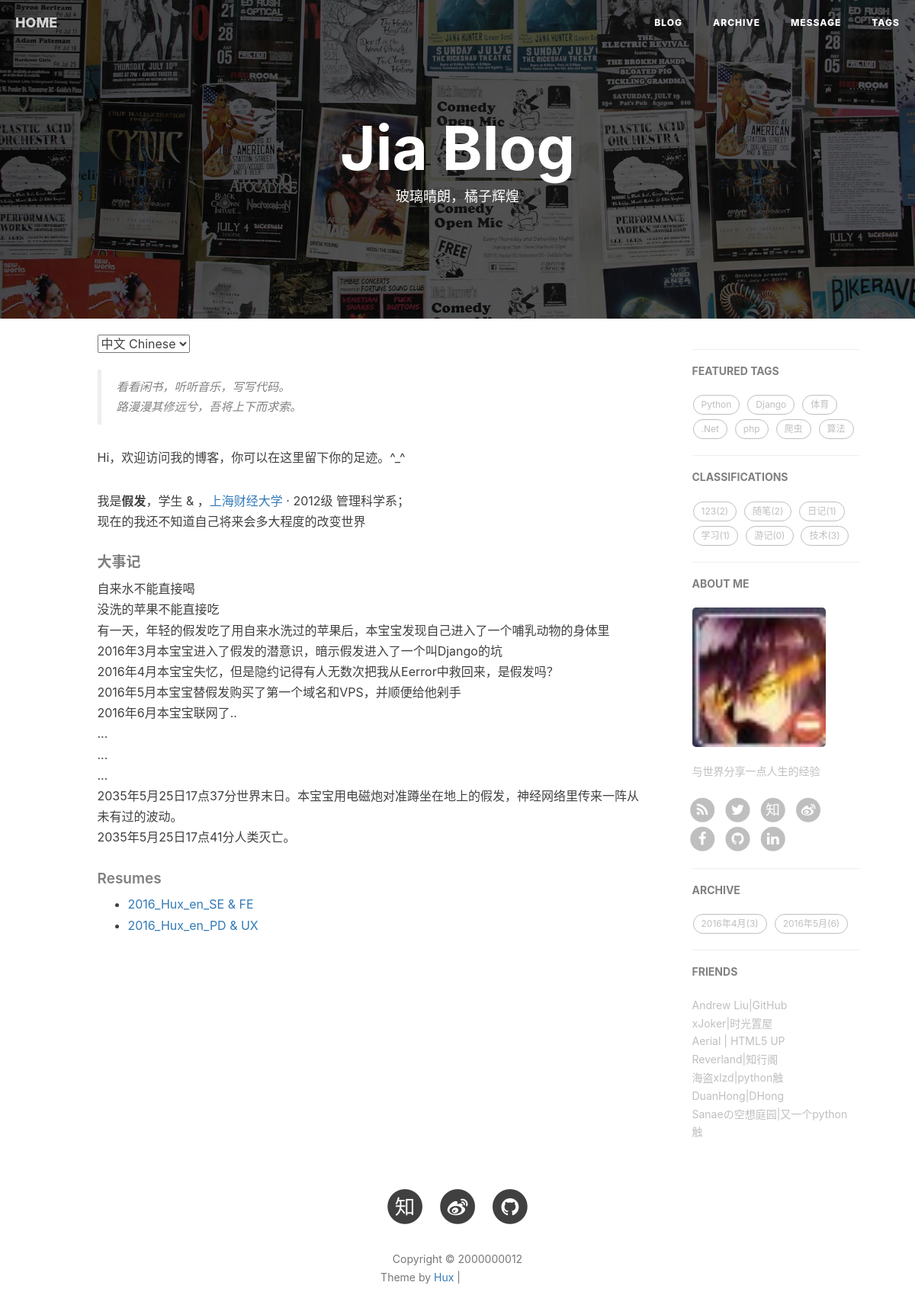
Screenshot of /message/ with the database file from the repository.
### article/models.py (models this page shows, shortened)
class Tag(models.Model):
      name = models.CharField(max_length=20,blank=True)
      objects = models.Manager()#默认的管理器
      tag_list = TagManager()#自定义的管理器
      def __unicode__(self):
          return self.name

class Classification(models.Model):
      name = models.CharField(max_length=25)
      objects = models.Manager()#默认的管理器
      class_list = ClassManager()#自定义的管理器
      def __unicode__(self):
          return self.name

### article/views.py (the view)
# urls.py: url(r'^message/$','article.views.message',name="message"),#留言
def message(request):
    classification = Classification.class_list.get_Class_list()
    tagCloud = json.dumps(Tag.tag_list.get_Tag_list(),ensure_ascii=False)#标签,以及对应的文章数目
    date_list = Article.date_list.get_Article_onDate()
    taglist=Tag.tag_list.get_Tag_list()
    return render_to_response('note/message_new.html',
            locals(),
            context_instance=RequestContext(request))

### article/models.py (called while the page is built)
      def get_Tag_list(self): #返回文章标签列表, 每个标签以及对应的文章数目
       	  tags = Tag.objects.all()#所有标签
          tag_list = []
          for i  in range(len(tags)):
              tag_list.append([])
          for i  in range(len(tags)):
              temp = Tag.objects.get(name = tags[i]) #当前标签
              posts = temp.article_set.all() #当前标签下的文章
              tag_list[i].append(tags[i].name)#如果这里加了.name.encode，错误信息会不同哟
              tag_list[i].append(len(posts))
          return tag_list

      def get_Class_list(self):#返回文章分类列表, 每个分类以及对应的文章数目
          classf = Classification.objects.all() #获取所有的分类
          class_list = []
          for i  in range(len(classf)):
              class_list.append([])
          for i  in range(len(classf)):
              temp = Classification.objects.get(name = classf[i]) #获取当前分类
              posts = temp.article_set.all() #获取当前分类下的所有文章
              class_list[i].append(classf[i])
              class_list[i].append(len(posts))
          return class_list

      def get_Article_onDate(self):  #实现文章的按月归档, 返回 月份以及对应的文章数  如: [[2015.5,5],[2015.4,5]] ,
          post_date = Article.objects.dates('publish_time','month')
          date_list=[]
          for i in range(len(post_date)):
              date_list.append([])
          for i in range(len(post_date)):
              curyear = post_date[i].year
              curmonth = post_date[i].month
              tempArticle = Article.objects.filter(publish_time__year=curyear).filter(publish_time__month=curmonth)
              tempNum = len(tempArticle)
              date_list[i].append(post_date[i])
              date_list[i].append(tempNum)
          return date_list

### article/templates/note/message_new.html (shortened to what this page needs)
{% extends "base_new.html" %}
{% block content %}
<header class="intro-header" style="background-image: url('/static/img/home-bg.jpg')">
    <div class="container">
        <div class="row">
            <div class="col-lg-8 col-lg-offset-2 col-md-10 col-md-offset-1 ">
                <div class="site-heading">
                    <h1>Jia Blog</h1>
                    <span class="subheading">玻璃晴朗，橘子辉煌</span>
                </div>
            </div>
        </div>
    </div>
</header>
<div class="container">
    <div class="row">
                <div class="
                col-lg-8 col-lg-offset-1
                col-md-8 col-md-offset-1
                col-sm-12
                col-xs-12
                postlist-container
            ">
<select onchange= "onLanChange(this.options[this.options.selectedIndex].value)">
    <option value="0" selected> 中文 Chinese </option>
</select>
<div class="zh post-container">
    <blockquote><p>看看闲书，听听音乐，写写代码。<br>
    路漫漫其修远兮，吾将上下而求索。</p></blockquote>
    <p>Hi，欢迎访问我的博客，你可以在这里留下你的足迹。^_^</p>
    <p>我是<strong>假发</strong>，学生 &amp; ，<a target="_blank" href="http://www.shufe.edu.cn/">上海财经大学</a> · 2012级 管理科学系；<br>现在的我还不知道自己将来会多大程度的改变世界</p>
    <h5>大事记</h5>
    <p>自来水不能直接喝<br>
    没洗的苹果不能直接吃<br>
    有一天，年轻的假发吃了用自来水洗过的苹果后，本宝宝发现自己进入了一个哺乳动物的身体里<br>
    2016年3月本宝宝进入了假发的潜意识，暗示假发进入了一个叫Django的坑<br>
    2016年4月本宝宝失忆，但是隐约记得有人无数次把我从Eerror中救回来，是假发吗？<br>
    2016年5月本宝宝替假发购买了第一个域名和VPS，并顺便给他剁手<br>
    2016年6月本宝宝联网了..<br>
    ...<br>
    ...<br>
    ...<br>
    2035年5月25日17点37分世界末日。本宝宝用电磁炮对准蹲坐在地上的假发，神经网络里传来一阵从未有过的波动。<br>
    2035年5月25日17点41分人类灭亡。</p>
    <h5>Resumes</h5>
    <ul>
    <li><a href="/attach/2016_Hux_en_SE.pdf">2016_Hux_en_SE &amp; FE</a></li>
    <li><a href="/attach/2016_Hux_en_PD.pdf">2016_Hux_en_PD &amp; UX</a></li>
    </ul>
</div>
 </div>
            {% block side %}
               {% include "note/_sidebar_new.html" %}
            {% endblock %}
</div>
</div>
  {% endblock %}

### article/templates/note/_sidebar_new.html
            <div class="
                col-lg-3 col-lg-offset-0
                col-md-3 col-md-offset-0
                col-sm-12
                col-xs-12
                sidebar-container
            ">
                <section>
                    <hr class="hidden-sm hidden-xs">
                    <h5><a href="#">FEATURED TAGS</a></h5>
                    <div class="tags">
                      {% if taglist %}
                      {% for x,y in taglist %}
                      <a href="/articleTag/{{x}}/">{{x}}</a>
                       {% endfor %}
                     {% endif %}
                    </div>
                </section>
                <section>
                    <hr class="hidden-sm hidden-xs">
                    <h5><a href="#">CLASSIFICATIONS</a></h5>
                    <div class="tags">
                     {% if classification %}
                      {% for x,y in classification %}
                     <a href="{% url 'classfiDetail' classfi=x %}">{{x}}({{y}})</a>
                       {% endfor %}
                     {% endif %}
                    </div>
                </section>
                <section class="visible-md visible-lg">
                    <hr><h5><a href="/about/">ABOUT ME</a></h5>
                    <div class="short-about">
                            <img src="/static/img/lumingfei.jpg" />
                            <p>与世界分享一点人生的经验</p>
                        <ul class="list-inline">
                            <li>
                                <a href="feed.xml">
                                    <span class="fa-stack fa-lg">
                                        <i class="fa fa-circle fa-stack-2x"></i>
                                        <i class="fa fa-rss fa-stack-1x fa-inverse"></i>
                                    </span>
                                </a>
                            </li>
                            <li>
                                <a href="https://twitter.com/{{ site.twitter_username }}">
                                    <span class="fa-stack fa-lg">
                                        <i class="fa fa-circle fa-stack-2x"></i>
                                        <i class="fa fa-twitter fa-stack-1x fa-inverse"></i>
                                    </span>
                                </a>
                            </li>
                            <li>
                                <a target="_blank" href="https://www.zhihu.com/people/{{ site.zhihu_username }}">
                                    <span class="fa-stack fa-lg">
                                        <i class="fa fa-circle fa-stack-2x"></i>
                                        <i class="fa  fa-stack-1x fa-inverse">知</i>
                                    </span>
                                </a>
                            </li>
                            <li>
                                <a target="_blank" href="http://weibo.com/{{ site.weibo_username }}">
                                    <span class="fa-stack fa-lg">
                                        <i class="fa fa-circle fa-stack-2x"></i>
                                        <i class="fa fa-weibo fa-stack-1x fa-inverse"></i>
                                    </span>
                                </a>
                            </li>
                            <li>
                                <a target="_blank" href="https://www.facebook.com/{{ site.facebook_username }}">
                                    <span class="fa-stack fa-lg">
                                        <i class="fa fa-circle fa-stack-2x"></i>
                                        <i class="fa fa-facebook fa-stack-1x fa-inverse"></i>
                                    </span>
                                </a>
                            </li>
                            <li>
                                <a target="_blank" href="https://github.com/{{ site.github_username }}">
                                    <span class="fa-stack fa-lg">
                                        <i class="fa fa-circle fa-stack-2x"></i>
                                        <i class="fa fa-github fa-stack-1x fa-inverse"></i>
                                    </span>
                                </a>
                            </li>
                            <li>
                                <a target="_blank" href="https://www.linkedin.com/in/{{ site.linkedin_username }}">
                                    <span class="fa-stack fa-lg">
                                        <i class="fa fa-circle fa-stack-2x"></i>
                                        <i class="fa fa-linkedin fa-stack-1x fa-inverse"></i>
                                    </span>
                                </a>
                            </li>
                        </ul>
                    </div>
                </section>
                 <section>
                    <hr class="hidden-sm hidden-xs">
                    <h5><a href="#">ARCHIVE</a></h5>
                    <div class="tags">
                    {% if date_list %}
                    {% for x,y in date_list %}
                    <a href="{% url 'archive_month' year=x.year month=x.month %}">{{x.year}}年{{x.month}}月({{y}})</a>
                    {% endfor %}
                    {% endif %}
                    </div>
                </section>
                <hr>
                <h5>FRIENDS</h5>
                <ul class="list-inline">
                    <li><a target="_blank" href="https://github.com/Andrew-liu">Andrew Liu|GitHub</a></li>
                    <li><a target="_blank" href="https://xjoker.us/">xJoker|时光置屋</a></li>
                    <li><a target="_blank" href="http://html5up.net/aerial">Aerial | HTML5 UP</a></li>
                    <li><a target="_blank" href="http://reverland.org/">Reverland|知行阁</a></li>
                    <li><a target="_blank" href="http://xlzd.me/">海盗xlzd|python触</a></li>
                    <li><a target="_blank" href="http://dhong.co/">DuanHong|DHong</a></li>
                    <li><a target="_blank" href="http://blog.kochiya.me/">Sanaeの空想庭园|又一个python触</a></li>
                </ul>
    		</div>

### article/templates/base_new.html (style rules this page uses)
body { background:#FFF }

### rows the page displays
Tag: taglist "Python"
Tag: taglist "Django"
Tag: taglist "体育"
Tag: taglist ".Net"
Tag: taglist "php"
Tag: taglist "爬虫"
Tag: taglist "算法"
Classification: name "123", y "2"
Classification: name "随笔", y "2"
Classification: name "日记", y "1"
Classification: name "学习", y "1"
Classification: name "游记", y "0"
Classification: name "技术", y "3"

### other values shown
{{ x.year }} "2016" "2016"
{{ x.month }} "4" "5"
{{ y }} "3" "6"
